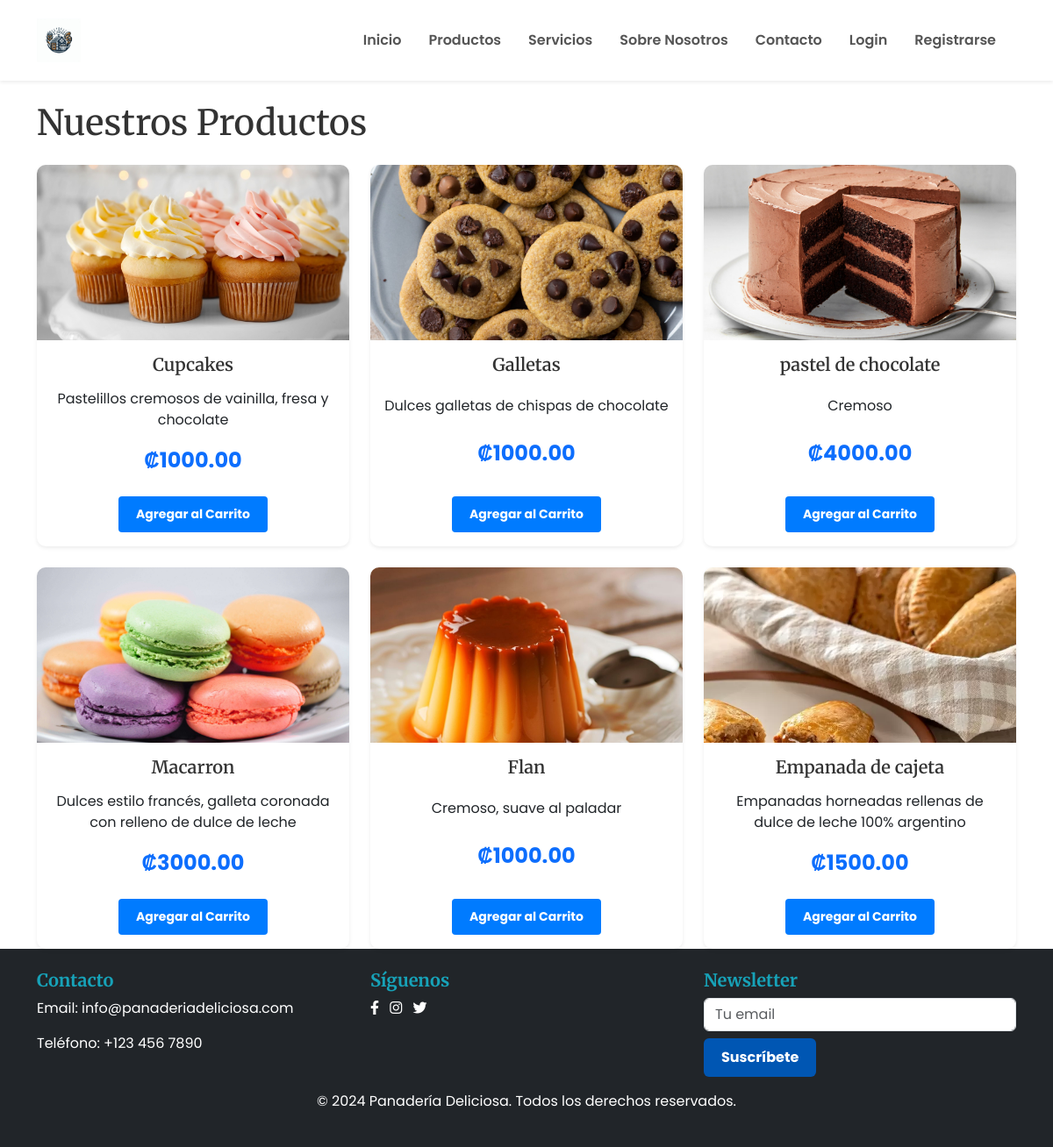
The app's page /productos/, older data.
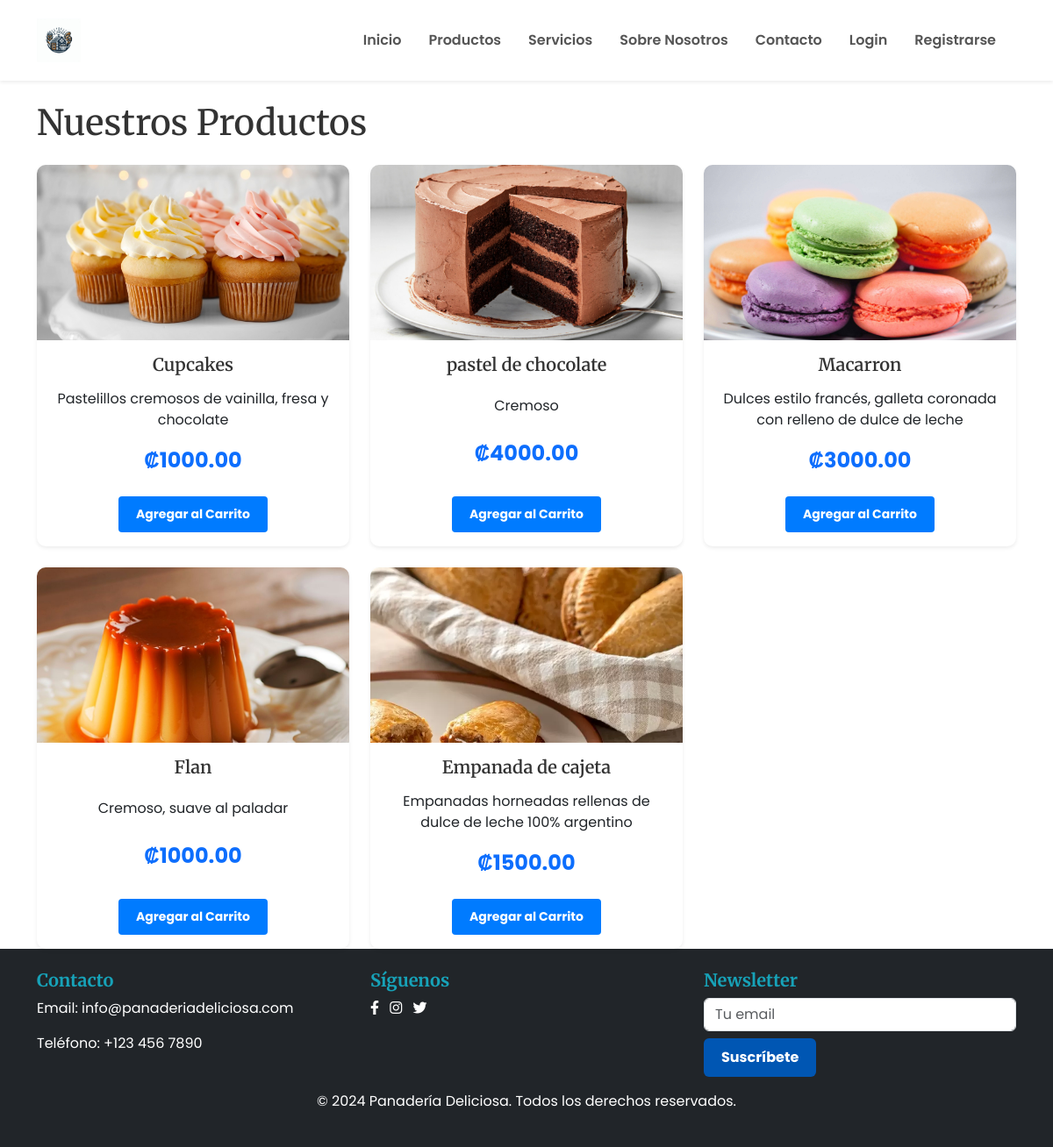
The same page, newer data.
### ProyectoMenu/models.py (models this page shows, shortened)
class Product(models.Model):
    name = models.CharField(max_length=100)
    description = models.TextField()
    price = models.DecimalField(max_digits=10, decimal_places=2)
    image = models.ImageField(upload_to='products/')
    featured = models.BooleanField(default=False)

### ProyectoMenu/views.py (the view)
# urls.py: path('productos/', views.productos, name='productos'),
def productos(request):
    products = Product.objects.all()
    return render(request, 'paginas/productos.html', {'products': products})

### ProyectoMenu/templates/paginas/productos.html (shortened to what this page needs)
{% extends 'base.html' %}
{% load static %}
{% block contenido %}
    <div class="container mt-4">
        <h1 class="mb-4">Nuestros Productos</h1>
        <section class="row g-4">
            {% for product in products %}
            <div class="col-md-4">
                <div class="card product-card border-0 shadow-sm">
                    <img src="{{ product.image.url }}" alt="{{ product.name }}" class="card-img-top">
                    <div class="card-body text-center">
                        <h5 class="card-title">{{ product.name }}</h5>
                        <p class="card-text">{{ product.description }}</p>
                        <p class="price text-primary fs-4">₡{{ product.price }}</p>
                        <form method="post" action="{% url 'add_to_cart' product.id %}">
                            <button type="submit" class="btn btn-primary btn-sm mt-2">Agregar al Carrito</button>
                        </form>
                    </div>
                </div>
            </div>
            {% endfor %}
        </section>
    </div>
{% endblock %}

Row changes from the older to the newer data that the page shows:
removed Product: image (picture), name "Galletas", description "Dulces galletas de chispas de chocolate", price "1000.00"
